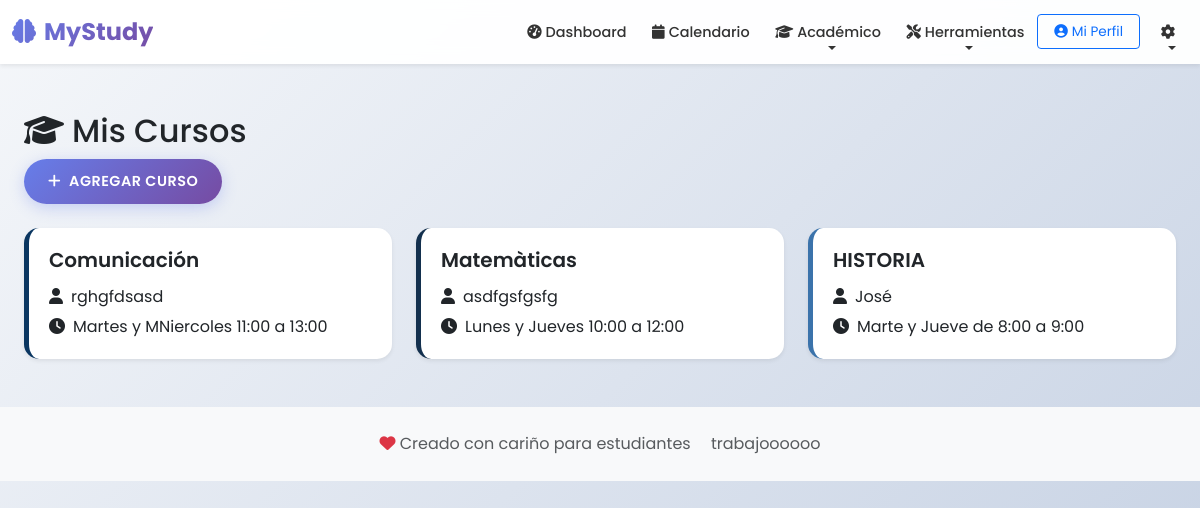
Screenshot of /cursos/ (signed in) with the database file from the repository.
### studyflow/models.py (models this page shows, shortened)
class Curso(models.Model):
    usuario = models.ForeignKey(User, on_delete=models.CASCADE)
    nombre = models.CharField(max_length=100)
    profesor = models.CharField(max_length=100, blank=True)
    horario = models.CharField(max_length=200, blank=True, help_text="Ejemplo: Lunes y Miércoles 10:00-12:00")
    color = models.CharField(max_length=20, default='#3788d8')

### studyflow/views.py (the view, shortened to what this page needs)
# urls.py: path('cursos/', views.lista_cursos, name='lista_cursos'),
@login_required
def lista_cursos(request):
    cursos = Curso.objects.filter(usuario=request.user)
    return render(request, 'studyflow/cursos.html', {'cursos': cursos})

### studyflow/templates/studyflow/cursos.html (shortened to what this page needs)
{% extends 'base.html' %}
{% block content %}
<div class="container">
    <div class="row mb-4">
        <div class="col">
            <h2>
                <i class="fas fa-graduation-cap me-2"></i>Mis Cursos
            </h2>
            <button class="boton boton-primario" data-bs-toggle="modal" data-bs-target="#nuevoCursoModal">
                <i class="fas fa-plus me-2"></i>Agregar Curso
            </button>
        </div>
    </div>
    <div class="row g-4">
        {% for curso in cursos %}
        <div class="col-md-4">
            <div class="tarjeta h-100 shadow-sm" style="border-left: 5px solid {{ curso.color }}">
                <div class="tarjeta-body">
                    <h5 class="tarjeta-title">{{ curso.nombre }}</h5>
                    {% if curso.profesor %}
                    <p class="mb-1">
                        <i class="fas fa-user me-2"></i>{{ curso.profesor }}
                    </p>
                    {% endif %}
                    {% if curso.horario %}
                    <p class="mb-0">
                        <i class="fas fa-clock me-2"></i>{{ curso.horario }}
                    </p>
                    {% endif %}
                </div>
            </div>
        </div>
        {% empty %}
        <div class="col">
            <div class="alerta alerta-info">
                <i class="fas fa-info-circle me-2"></i>No has agregado ningún curso aún.
            </div>
        </div>
        {% endfor %}
    </div>
</div>
{% endblock %}

### static/css/style.css (style rules this page uses)
:root { --primary-color: #667eea; --secondary-color: #764ba2; --accent-color: #f093fb; --success-color: #4ecdc4; --warning-color: #ffe066; --danger-color: #ff6b6b; --dark-color: #2c3e50; --light-color: #f8f9fa; --border-radius: 15px; --box-shadow: 0 10px 25px rgba(0,0,0,0.1); --gradient-primary: linear-gradient(135deg, #667eea 0%, #764ba2 100%); --gradient-accent: linear-gradient(135deg, #f093fb 0%, #f5576c 100%); }
* { box-sizing: border-box; }
body { font-family: 'Poppins', sans-serif; background: linear-gradient(135deg, #f5f7fa 0%, #c3cfe2 100%); min-height: 100vh; line-height: 1.6; margin: 0; }
.container { max-width: 1200px; }
.boton { border-radius: 50px; font-weight: 600; padding: 0.7rem 1.5rem; transition: all 0.3s ease; text-transform: uppercase; font-size: 0.9rem; letter-spacing: 0.5px; border: none; text-decoration: none; display: inline-block; cursor: pointer; }
.boton-primario { background: var(--gradient-primary); box-shadow: 0 4px 15px rgba(102, 126, 234, 0.3); color: white; }
.tarjeta { background-color: #fff; border-radius: var(--border-radius); border: none; box-shadow: var(--box-shadow); transition: all 0.3s ease; overflow: hidden; }
.tarjeta-body { padding: 1.25rem; }
.tarjeta-title { margin-bottom: 0.75rem; font-weight: 600; }

### rows the page displays
Curso: nombre "Comunicación", profesor "rghgfdsasd", horario "Martes y MNiercoles 11:00 a 13:00"
Curso: nombre "Matemàticas", profesor "asdfgsfgsfg", horario "Lunes y Jueves 10:00 a 12:00"
Curso: nombre "HISTORIA", profesor "José", horario "Marte y Jueve de 8:00 a 9:00"
